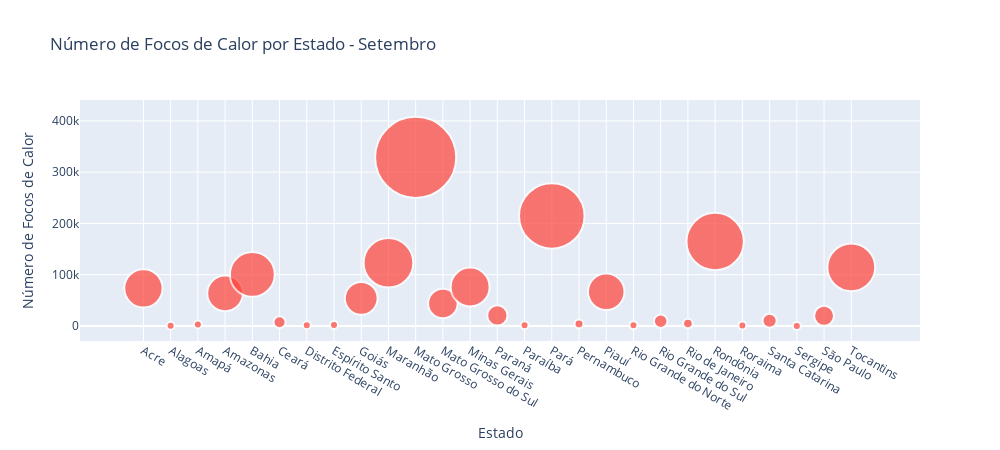

Notebook cell for this chart:
### Code cell
#Bubble Chart do Número de Focos de Calor por Estado - Setembro
base_temp = base.loc[base['month'] == 'Setembro']
plot_forest_fires_state(base_temp, 'Número de Focos de Calor por Estado - Setembro', False)

### Figure 1 — Plotly figure (JSON) as saved in the notebook; plotly's stock layout.template omitted (floating-point values rounded to 4 significant figures)
{"data": [{"marker": {"color": "rgb(255, 65, 54)", "line": {"width": 2}, "size": [733.8, 2.43, 27.86, 636.3, 1006.0, 72.54, 13.77, 20.1, 538.0, 1233.0, 3288.0, 437.2, 759.3, 204.3, 13.05, 2146.0, 40.14, 666.5, 11.26, 91.47, 46.29, 1648.0, 10.43, 100.9, 0.19, 197.6, 1143.0], "sizemin": 4, "sizemode": "area"}, "mode": "markers", "type": "scatter", "x": ["Acre", "Alagoas", "Amapá", "Amazonas", "Bahia", "Ceará", "Distrito Federal", "Espírito Santo", "Goiás", "Maranhão", "Mato Grosso", "Mato Grosso do Sul", "Minas Gerais", "Paraná", "Paraíba", "Pará", "Pernambuco", "Piauí", "Rio Grande do Norte", "Rio Grande do Sul", "Rio de Janeiro", "Rondônia", "Roraima", "Santa Catarina", "Sergipe", "São Paulo", "Tocantins"], "y": [73382, 243, 2786, 63627, 100565, 7254, 1377, 2010, 53799, 123294, 328805, 43725, 75934, 20435, 1305, 214642, 4014, 66653, 1126, 9147, 4629, 164751, 1043, 10087, 19, 19756, 114305]}], "layout": {"height": 450, "title": {"text": "Número de Focos de Calor por Estado - Setembro"}, "width": 1000, "xaxis": {"title": {"text": "Estado"}}, "yaxis": {"title": {"text": "Número de Focos de Calor"}}}}
